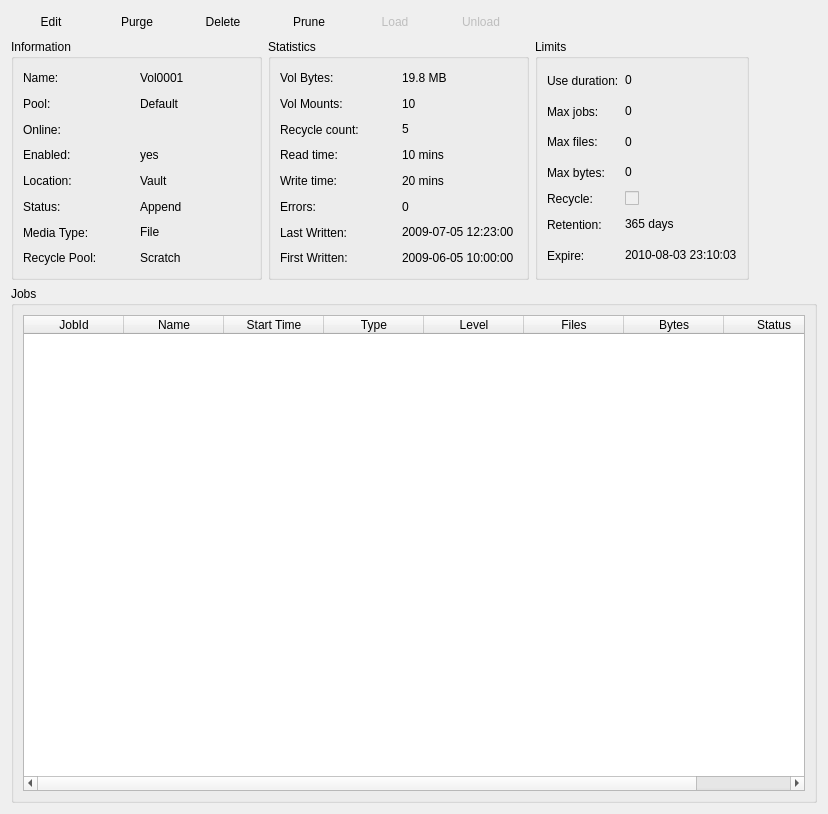
<ui version="4.0" >
 <class>mediaInfoForm</class>
 <widget class="QWidget" name="mediaInfoForm" >
  <property name="geometry" >
   <rect>
    <x>0</x>
    <y>0</y>
    <width>828</width>
    <height>814</height>
   </rect>
  </property>
  <property name="windowTitle" >
   <string>Form</string>
  </property>
  <layout class="QVBoxLayout" name="verticalLayout" >
   <item>
    <layout class="QHBoxLayout" name="horizontalLayout_2" >
     <item>
      <widget class="QPushButton" name="pbEdit" >
       <property name="text" >
        <string>Edit</string>
       </property>
       <property name="icon" >
        <iconset resource="../main.qrc" >
         <normaloff>:/images/edit.png</normaloff>:/images/edit.png</iconset>
       </property>
       <property name="flat" >
        <bool>true</bool>
       </property>
      </widget>
     </item>
     <item>
      <widget class="QPushButton" name="pbPurge" >
       <property name="text" >
        <string>Purge</string>
       </property>
       <property name="icon" >
        <iconset resource="../main.qrc" >
         <normaloff>:/images/purge.png</normaloff>:/images/purge.png</iconset>
       </property>
       <property name="flat" >
        <bool>true</bool>
       </property>
      </widget>
     </item>
     <item>
      <widget class="QPushButton" name="pbDelete" >
       <property name="text" >
        <string>Delete</string>
       </property>
       <property name="icon" >
        <iconset resource="../main.qrc" >
         <normaloff>:/images/purge.png</normaloff>:/images/purge.png</iconset>
       </property>
       <property name="flat" >
        <bool>true</bool>
       </property>
      </widget>
     </item>
     <item>
      <widget class="QPushButton" name="pbPrune" >
       <property name="text" >
        <string>Prune</string>
       </property>
       <property name="icon" >
        <iconset resource="../main.qrc" >
         <normaloff>:/images/edit-cut.png</normaloff>:/images/edit-cut.png</iconset>
       </property>
       <property name="flat" >
        <bool>true</bool>
       </property>
      </widget>
     </item>
     <item>
      <widget class="QPushButton" name="pbLoad" >
       <property name="enabled" >
        <bool>false</bool>
       </property>
       <property name="text" >
        <string>Load</string>
       </property>
       <property name="icon" >
        <iconset resource="../main.qrc" >
         <normaloff>:/images/intern.png</normaloff>:/images/intern.png</iconset>
       </property>
       <property name="flat" >
        <bool>true</bool>
       </property>
      </widget>
     </item>
     <item>
      <widget class="QPushButton" name="pbUnload" >
       <property name="enabled" >
        <bool>false</bool>
       </property>
       <property name="text" >
        <string>Unload</string>
       </property>
       <property name="icon" >
        <iconset resource="../main.qrc" >
         <normaloff>:/images/extern.png</normaloff>:/images/extern.png</iconset>
       </property>
       <property name="flat" >
        <bool>true</bool>
       </property>
      </widget>
     </item>
     <item>
      <spacer name="horizontalSpacer" >
       <property name="orientation" >
        <enum>Qt::Horizontal</enum>
       </property>
       <property name="sizeHint" stdset="0" >
        <size>
         <width>40</width>
         <height>20</height>
        </size>
       </property>
      </spacer>
     </item>
    </layout>
   </item>
   <item>
    <layout class="QHBoxLayout" name="horizontalLayout_3" >
     <property name="sizeConstraint" >
      <enum>QLayout::SetFixedSize</enum>
     </property>
     <item>
      <widget class="QGroupBox" name="groupBox_2" >
       <property name="sizePolicy" >
        <sizepolicy vsizetype="Fixed" hsizetype="Fixed" >
         <horstretch>0</horstretch>
         <verstretch>0</verstretch>
        </sizepolicy>
       </property>
       <property name="minimumSize" >
        <size>
         <width>251</width>
         <height>241</height>
        </size>
       </property>
       <property name="baseSize" >
        <size>
         <width>251</width>
         <height>243</height>
        </size>
       </property>
       <property name="title" >
        <string>Information</string>
       </property>
       <layout class="QGridLayout" name="gridLayout" >
        <item row="0" column="0" >
         <widget class="QLabel" name="label_17" >
          <property name="text" >
           <string>Name:</string>
          </property>
         </widget>
        </item>
        <item row="0" column="1" >
         <widget class="QLabel" name="label_VolumeName" >
          <property name="text" >
           <string>Vol0001</string>
          </property>
          <property name="textInteractionFlags" >
           <set>Qt::LinksAccessibleByMouse|Qt::TextSelectableByMouse</set>
          </property>
         </widget>
        </item>
        <item row="1" column="0" >
         <widget class="QLabel" name="label" >
          <property name="text" >
           <string>Pool:</string>
          </property>
         </widget>
        </item>
        <item row="1" column="1" >
         <widget class="QLabel" name="label_Pool" >
          <property name="text" >
           <string>Default</string>
          </property>
          <property name="textInteractionFlags" >
           <set>Qt::LinksAccessibleByMouse|Qt::TextSelectableByMouse</set>
          </property>
         </widget>
        </item>
        <item row="2" column="0" >
         <widget class="QLabel" name="label_2" >
          <property name="text" >
           <string>Online:</string>
          </property>
         </widget>
        </item>
        <item row="2" column="1" >
         <widget class="QLabel" name="label_Online" >
          <property name="text" >
           <string/>
          </property>
          <property name="pixmap" >
           <pixmap resource="../main.qrc" >:/images/inflag0.png</pixmap>
          </property>
         </widget>
        </item>
        <item row="3" column="0" >
         <widget class="QLabel" name="label_3" >
          <property name="text" >
           <string>Enabled:</string>
          </property>
         </widget>
        </item>
        <item row="3" column="1" >
         <widget class="QLabel" name="label_Enabled" >
          <property name="text" >
           <string>yes</string>
          </property>
         </widget>
        </item>
        <item row="4" column="0" >
         <widget class="QLabel" name="label_4" >
          <property name="text" >
           <string>Location:</string>
          </property>
         </widget>
        </item>
        <item row="4" column="1" >
         <widget class="QLabel" name="label_Location" >
          <property name="text" >
           <string>Vault</string>
          </property>
          <property name="textInteractionFlags" >
           <set>Qt::LinksAccessibleByMouse|Qt::TextSelectableByMouse</set>
          </property>
         </widget>
        </item>
        <item row="5" column="0" >
         <widget class="QLabel" name="label_5" >
          <property name="text" >
           <string>Status:</string>
          </property>
         </widget>
        </item>
        <item row="5" column="1" >
         <widget class="QLabel" name="label_VolStatus" >
          <property name="text" >
           <string>Append</string>
          </property>
          <property name="textInteractionFlags" >
           <set>Qt::LinksAccessibleByMouse|Qt::TextSelectableByMouse</set>
          </property>
         </widget>
        </item>
        <item row="6" column="0" >
         <widget class="QLabel" name="label_33" >
          <property name="text" >
           <string>Media Type:</string>
          </property>
         </widget>
        </item>
        <item row="6" column="1" >
         <widget class="QLabel" name="label_MediaType" >
          <property name="text" >
           <string>File</string>
          </property>
          <property name="textInteractionFlags" >
           <set>Qt::LinksAccessibleByMouse|Qt::TextSelectableByMouse</set>
          </property>
         </widget>
        </item>
        <item row="7" column="0" >
         <widget class="QLabel" name="label_35" >
          <property name="text" >
           <string>Recycle Pool:</string>
          </property>
         </widget>
        </item>
        <item row="7" column="1" >
         <widget class="QLabel" name="label_RecyclePool" >
          <property name="text" >
           <string>Scratch</string>
          </property>
          <property name="textInteractionFlags" >
           <set>Qt::LinksAccessibleByMouse|Qt::TextSelectableByMouse</set>
          </property>
         </widget>
        </item>
       </layout>
      </widget>
     </item>
     <item>
      <widget class="QGroupBox" name="groupBox_3" >
       <property name="sizePolicy" >
        <sizepolicy vsizetype="Fixed" hsizetype="Fixed" >
         <horstretch>0</horstretch>
         <verstretch>0</verstretch>
        </sizepolicy>
       </property>
       <property name="minimumSize" >
        <size>
         <width>261</width>
         <height>241</height>
        </size>
       </property>
       <property name="baseSize" >
        <size>
         <width>261</width>
         <height>241</height>
        </size>
       </property>
       <property name="title" >
        <string>Statistics</string>
       </property>
       <layout class="QGridLayout" name="gridLayout_2" >
        <item row="0" column="0" >
         <widget class="QLabel" name="label_6" >
          <property name="text" >
           <string>Vol Bytes:</string>
          </property>
         </widget>
        </item>
        <item row="0" column="1" >
         <widget class="QLabel" name="label_VolBytes" >
          <property name="text" >
           <string>19.8 MB</string>
          </property>
          <property name="textInteractionFlags" >
           <set>Qt::LinksAccessibleByMouse|Qt::TextSelectableByMouse</set>
          </property>
         </widget>
        </item>
        <item row="1" column="0" >
         <widget class="QLabel" name="label_11" >
          <property name="text" >
           <string>Vol Mounts:</string>
          </property>
         </widget>
        </item>
        <item row="1" column="1" >
         <widget class="QLabel" name="label_VolMounts" >
          <property name="text" >
           <string>10</string>
          </property>
          <property name="textInteractionFlags" >
           <set>Qt::LinksAccessibleByMouse|Qt::TextSelectableByMouse</set>
          </property>
         </widget>
        </item>
        <item row="2" column="0" >
         <widget class="QLabel" name="label_12" >
          <property name="text" >
           <string>Recycle count:</string>
          </property>
         </widget>
        </item>
        <item row="2" column="1" >
         <widget class="QLabel" name="label_RecycleCount" >
          <property name="text" >
           <string>5</string>
          </property>
          <property name="textInteractionFlags" >
           <set>Qt::LinksAccessibleByMouse|Qt::TextSelectableByMouse</set>
          </property>
         </widget>
        </item>
        <item row="3" column="0" >
         <widget class="QLabel" name="label_13" >
          <property name="text" >
           <string>Read time:</string>
          </property>
         </widget>
        </item>
        <item row="3" column="1" >
         <widget class="QLabel" name="label_VolReadTime" >
          <property name="text" >
           <string>10 mins</string>
          </property>
          <property name="textInteractionFlags" >
           <set>Qt::LinksAccessibleByMouse|Qt::TextSelectableByMouse</set>
          </property>
         </widget>
        </item>
        <item row="4" column="0" >
         <widget class="QLabel" name="label_14" >
          <property name="text" >
           <string>Write time:</string>
          </property>
         </widget>
        </item>
        <item row="4" column="1" >
         <widget class="QLabel" name="label_VolWriteTime" >
          <property name="text" >
           <string>20 mins</string>
          </property>
          <property name="textInteractionFlags" >
           <set>Qt::LinksAccessibleByMouse|Qt::TextSelectableByMouse</set>
          </property>
         </widget>
        </item>
        <item row="5" column="0" >
         <widget class="QLabel" name="label_15" >
          <property name="text" >
           <string>Errors:</string>
          </property>
         </widget>
        </item>
        <item row="5" column="1" >
         <widget class="QLabel" name="label_VolErrors" >
          <property name="text" >
           <string>0</string>
          </property>
          <property name="textInteractionFlags" >
           <set>Qt::LinksAccessibleByMouse|Qt::TextSelectableByMouse</set>
          </property>
         </widget>
        </item>
        <item row="6" column="0" >
         <widget class="QLabel" name="label_31" >
          <property name="text" >
           <string>Last Written:</string>
          </property>
         </widget>
        </item>
        <item row="6" column="1" >
         <widget class="QLabel" name="label_LastWritten" >
          <property name="text" >
           <string>2009-07-05 12:23:00</string>
          </property>
          <property name="textInteractionFlags" >
           <set>Qt::LinksAccessibleByMouse|Qt::TextSelectableByMouse</set>
          </property>
         </widget>
        </item>
        <item row="7" column="0" >
         <widget class="QLabel" name="label_16" >
          <property name="text" >
           <string>First Written:</string>
          </property>
         </widget>
        </item>
        <item row="7" column="1" >
         <widget class="QLabel" name="label_FirstWritten" >
          <property name="text" >
           <string>2009-06-05 10:00:00</string>
          </property>
          <property name="textInteractionFlags" >
           <set>Qt::LinksAccessibleByMouse|Qt::TextSelectableByMouse</set>
          </property>
         </widget>
        </item>
       </layout>
      </widget>
     </item>
     <item>
      <widget class="QGroupBox" name="groupBox_4" >
       <property name="sizePolicy" >
        <sizepolicy vsizetype="Fixed" hsizetype="Fixed" >
         <horstretch>0</horstretch>
         <verstretch>0</verstretch>
        </sizepolicy>
       </property>
       <property name="minimumSize" >
        <size>
         <width>200</width>
         <height>241</height>
        </size>
       </property>
       <property name="baseSize" >
        <size>
         <width>200</width>
         <height>241</height>
        </size>
       </property>
       <property name="title" >
        <string>Limits</string>
       </property>
       <layout class="QGridLayout" name="gridLayout_3" >
        <item row="0" column="0" >
         <widget class="QLabel" name="label_9" >
          <property name="text" >
           <string>Use duration:</string>
          </property>
         </widget>
        </item>
        <item row="0" column="1" >
         <widget class="QLabel" name="label_VolUseDuration" >
          <property name="text" >
           <string>0</string>
          </property>
          <property name="textInteractionFlags" >
           <set>Qt::LinksAccessibleByMouse|Qt::TextSelectableByMouse</set>
          </property>
         </widget>
        </item>
        <item row="1" column="0" >
         <widget class="QLabel" name="label_10" >
          <property name="text" >
           <string>Max jobs:</string>
          </property>
         </widget>
        </item>
        <item row="1" column="1" >
         <widget class="QLabel" name="label_MaxVolJobs" >
          <property name="text" >
           <string>0</string>
          </property>
          <property name="textInteractionFlags" >
           <set>Qt::LinksAccessibleByMouse|Qt::TextSelectableByMouse</set>
          </property>
         </widget>
        </item>
        <item row="2" column="0" >
         <widget class="QLabel" name="label_37" >
          <property name="text" >
           <string>Max files:</string>
          </property>
         </widget>
        </item>
        <item row="2" column="1" >
         <widget class="QLabel" name="label_MaxVolFiles" >
          <property name="text" >
           <string>0</string>
          </property>
          <property name="textInteractionFlags" >
           <set>Qt::LinksAccessibleByMouse|Qt::TextSelectableByMouse</set>
          </property>
         </widget>
        </item>
        <item row="3" column="0" >
         <widget class="QLabel" name="label_38" >
          <property name="text" >
           <string>Max bytes:</string>
          </property>
         </widget>
        </item>
        <item row="3" column="1" >
         <widget class="QLabel" name="label_MaxVolBytes" >
          <property name="text" >
           <string>0</string>
          </property>
          <property name="textInteractionFlags" >
           <set>Qt::LinksAccessibleByMouse|Qt::TextSelectableByMouse</set>
          </property>
         </widget>
        </item>
        <item row="4" column="0" >
         <widget class="QLabel" name="label_41" >
          <property name="text" >
           <string>Recycle:</string>
          </property>
         </widget>
        </item>
        <item row="4" column="1" >
         <widget class="QCheckBox" name="chkbox_Recycle" >
          <property name="enabled" >
           <bool>false</bool>
          </property>
          <property name="text" >
           <string/>
          </property>
         </widget>
        </item>
        <item row="5" column="0" >
         <widget class="QLabel" name="label_8" >
          <property name="text" >
           <string>Retention:</string>
          </property>
         </widget>
        </item>
        <item row="5" column="1" >
         <widget class="QLabel" name="label_VolRetention" >
          <property name="text" >
           <string>365 days</string>
          </property>
          <property name="textInteractionFlags" >
           <set>Qt::LinksAccessibleByMouse|Qt::TextSelectableByMouse</set>
          </property>
         </widget>
        </item>
        <item row="6" column="0" >
         <widget class="QLabel" name="label_7" >
          <property name="text" >
           <string>Expire:</string>
          </property>
         </widget>
        </item>
        <item row="6" column="1" >
         <widget class="QLabel" name="label_Expire" >
          <property name="text" >
           <string>2010-08-03 23:10:03</string>
          </property>
          <property name="textInteractionFlags" >
           <set>Qt::LinksAccessibleByMouse|Qt::TextSelectableByMouse</set>
          </property>
         </widget>
        </item>
       </layout>
      </widget>
     </item>
     <item>
      <spacer name="horizontalSpacer_2" >
       <property name="orientation" >
        <enum>Qt::Horizontal</enum>
       </property>
       <property name="sizeHint" stdset="0" >
        <size>
         <width>40</width>
         <height>20</height>
        </size>
       </property>
      </spacer>
     </item>
    </layout>
   </item>
   <item>
    <widget class="QGroupBox" name="groupBox" >
     <property name="sizePolicy" >
      <sizepolicy vsizetype="Expanding" hsizetype="Expanding" >
       <horstretch>0</horstretch>
       <verstretch>0</verstretch>
      </sizepolicy>
     </property>
     <property name="title" >
      <string>Jobs</string>
     </property>
     <layout class="QHBoxLayout" name="horizontalLayout" >
      <item>
       <widget class="QTableWidget" name="tableJob" >
        <property name="sortingEnabled" >
          <bool>true</bool>
        </property>
        <column>
         <property name="text" >
          <string>JobId</string>
         </property>
        </column>
        <property name="sortingEnabled" >
          <bool>true</bool>
        </property>
        <column>
         <property name="text" >
          <string>Name</string>
         </property>
        </column>
        <property name="sortingEnabled" >
          <bool>true</bool>
        </property>
        <column>
         <property name="text" >
          <string>Start Time</string>
         </property>
        </column>
        <property name="sortingEnabled" >
          <bool>true</bool>
        </property>
        <column>
         <property name="text" >
          <string>Type</string>
         </property>
        </column>
        <property name="sortingEnabled" >
          <bool>true</bool>
        </property>
        <column>
         <property name="text" >
          <string>Level</string>
         </property>
        </column>
        <property name="sortingEnabled" >
          <bool>true</bool>
        </property>
        <column>
         <property name="text" >
          <string>Files</string>
         </property>
        </column>
        <property name="sortingEnabled" >
          <bool>true</bool>
        </property>
        <column>
         <property name="text" >
          <string>Bytes</string>
         </property>
        </column>
        <property name="sortingEnabled" >
          <bool>true</bool>
        </property>
        <column>
         <property name="text" >
          <string>Status</string>
         </property>
        </column>
       </widget>
      </item>
     </layout>
    </widget>
   </item>
  </layout>
 </widget>
 <resources>
  <include location="../main.qrc" />
 </resources>
 <connections/>
</ui>
